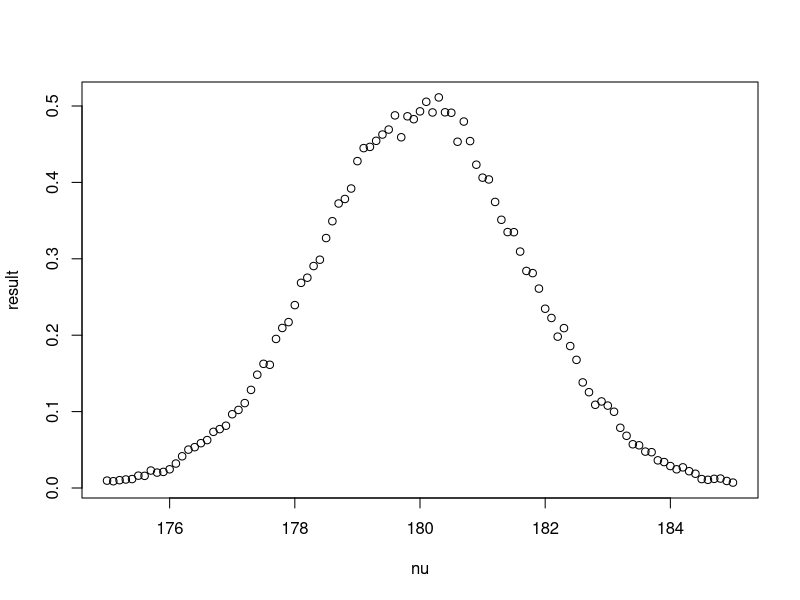
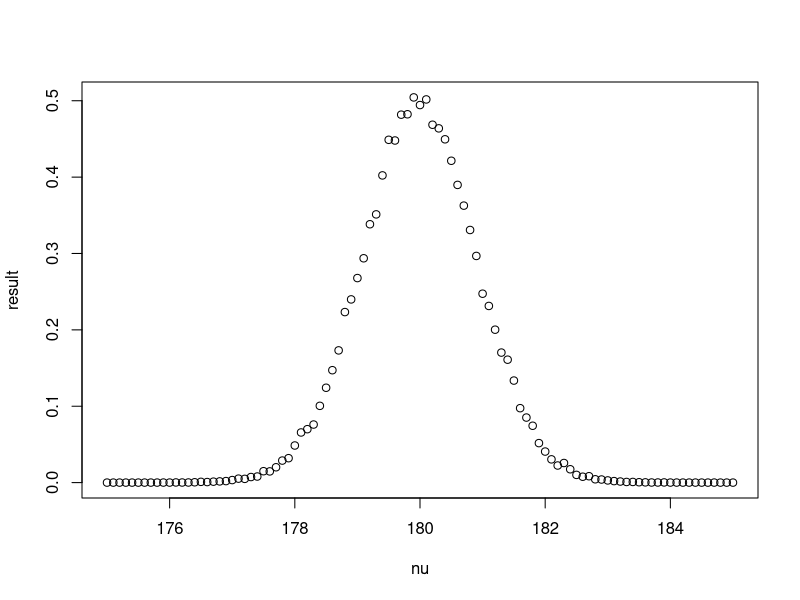
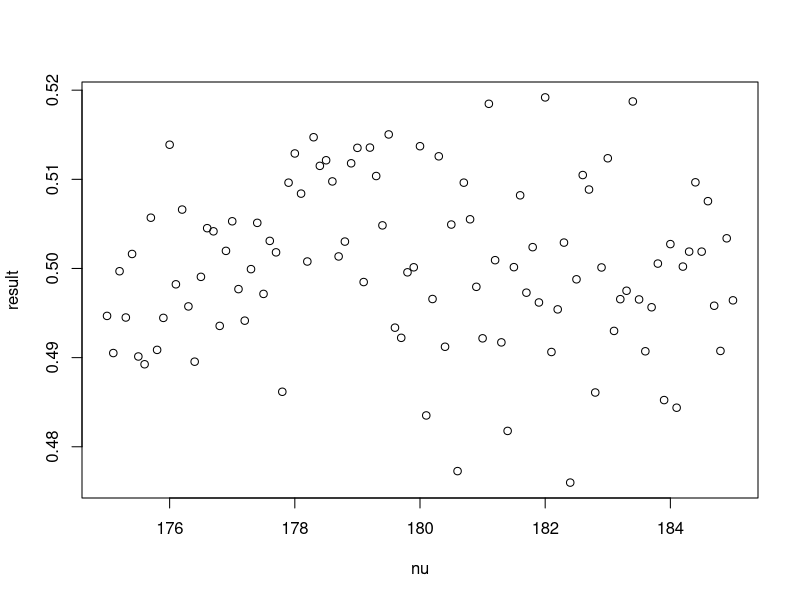

Reproduce these figures in R, in order.
################################
# point 1
################################
m = 30
n = 30
mu = 180
nu = seq(175,185,by=0.1)
sd = 5

B = 1000
step = 1
result = numeric(length(nu))
for (nu_i in nu) {
  p = numeric(B)
  for (b in 1:B) {
    x = rnorm(m,mu,sd)
    y = rnorm(n,nu_i,sd)
    p[b] = t.test(x,y,var.equal=TRUE)[[3]]
  }
  result[step] = mean(p)
  
  step = step+1
}

plot(nu,result) # looks like normal distribution

################################
# point 2
################################
m = 100
n = 100
mu = 180
nu = seq(175,185,by=0.1)
sd = 5

B = 1000
step = 1
result = numeric(length(nu))
for (nu_i in nu) {
  p = numeric(B)
  for (b in 1:B) {
    x = rnorm(m,mu,sd)
    y = rnorm(n,nu_i,sd)
    p[b] = t.test(x,y,var.equal=TRUE)[[3]]
  }
  result[step] = mean(p)
  
  step = step+1
}

plot(nu,result) # looks like normal distribution but more narrow (same effect when you decrease sd in normal distribution in comparison to previous plot)

# KOKAR my comment: we increased a number of man and woman => we increased number of samples in t-test 
#        => for each nu t-test has now bigger confidence because we have increased number of samples
#           more samples => t-test is more likely to reject null hypothesis near actual fact 
#           (we assume that populations are equal, but in fact they are equal only when height of women population (nu) is 180, 
#           for nu=178 and n=30 t-test has less confidence of rejecting this hypothesis than for n=100)


################################
# point 3
################################
m = 30
n = 30
mu = 180
nu = seq(175,185,by=0.1)
sd = 100

B = 1000
step = 1
result = numeric(length(nu))
for (nu_i in nu) {
  p = numeric(B)
  for (b in 1:B) {
    x = rnorm(m,mu,sd)
    y = rnorm(n,nu_i,sd)
    p[b] = t.test(x,y,var.equal=TRUE)[[3]]
  }
  result[step] = mean(p)
  
  step = step+1
}

plot(nu,result) # result looks like uniform distribution

# KOKAR my comment: now we have very large sd (standard deviation) and very low amount of samples (m=n=30)
# in such a situation t-test has very low confidence (each performed t-test is based on very wide normal distribution)

# for exercise 3 I made my own test: I set n=m=10000 => result looks like normal distributon => we still have big sd but more sampples so t-test is more confident
